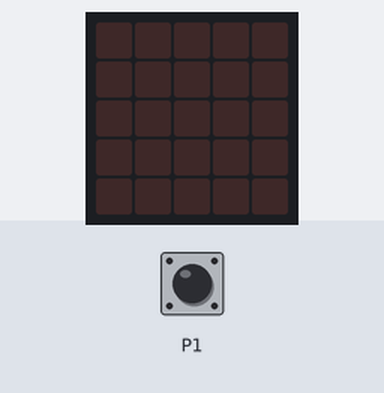
The program below on a simulated BBC micro:bit running MicroPython. Shown: the board's 5×5 LED display. The test bench sets the inputs (shaded band); at power-on: P1 LOW.

Above: at 1.2 s.
1.3 s: P1 pulled HIGH for 0.15 s
At 1.37 s:
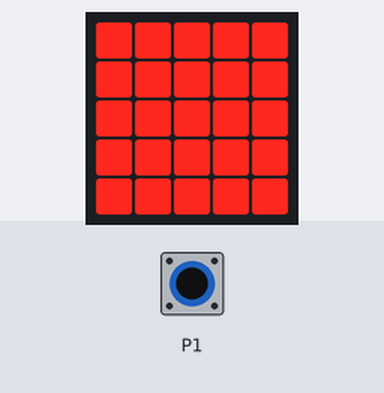
2.9 s: P1 pulled HIGH for 3.2 s
Timing chart, 0 to 5.9 s (numbered marks = the images above; inputs shaded):
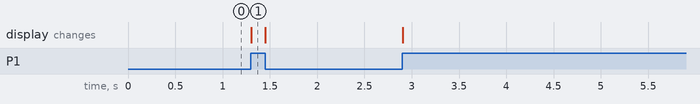

Measured:
- after the input at 1.3 s, the display: changes at once (image 1)

The program:

Control_screen_on_and_off.py
```python
import microbit
from microbit import *
display.show(Image.HAPPY)
boat = Image("99999:99999:99999:99999:99999")
while True:
    if pin1.read_digital() is 1:
        display.show(boat)
    elif pin1.read_digital() is 0:
        display.clear()
```
